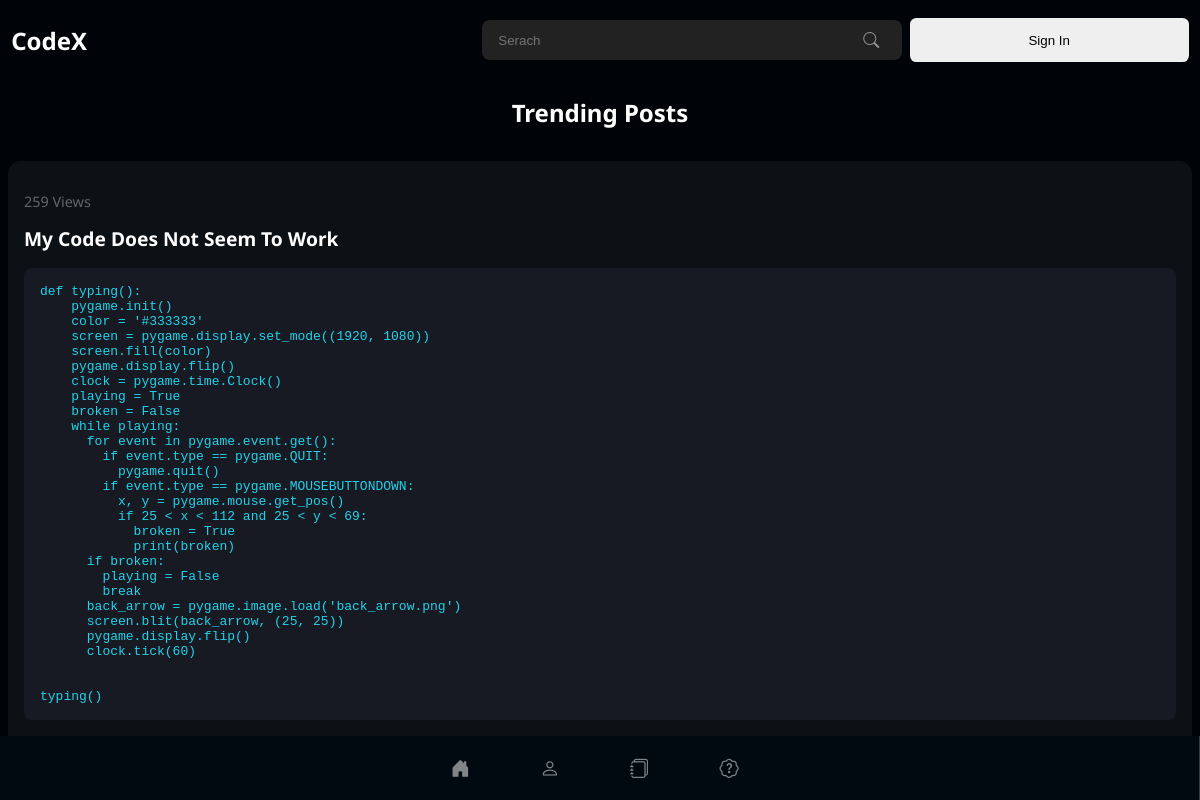
/articles, run on an earlier commit of the app's database.
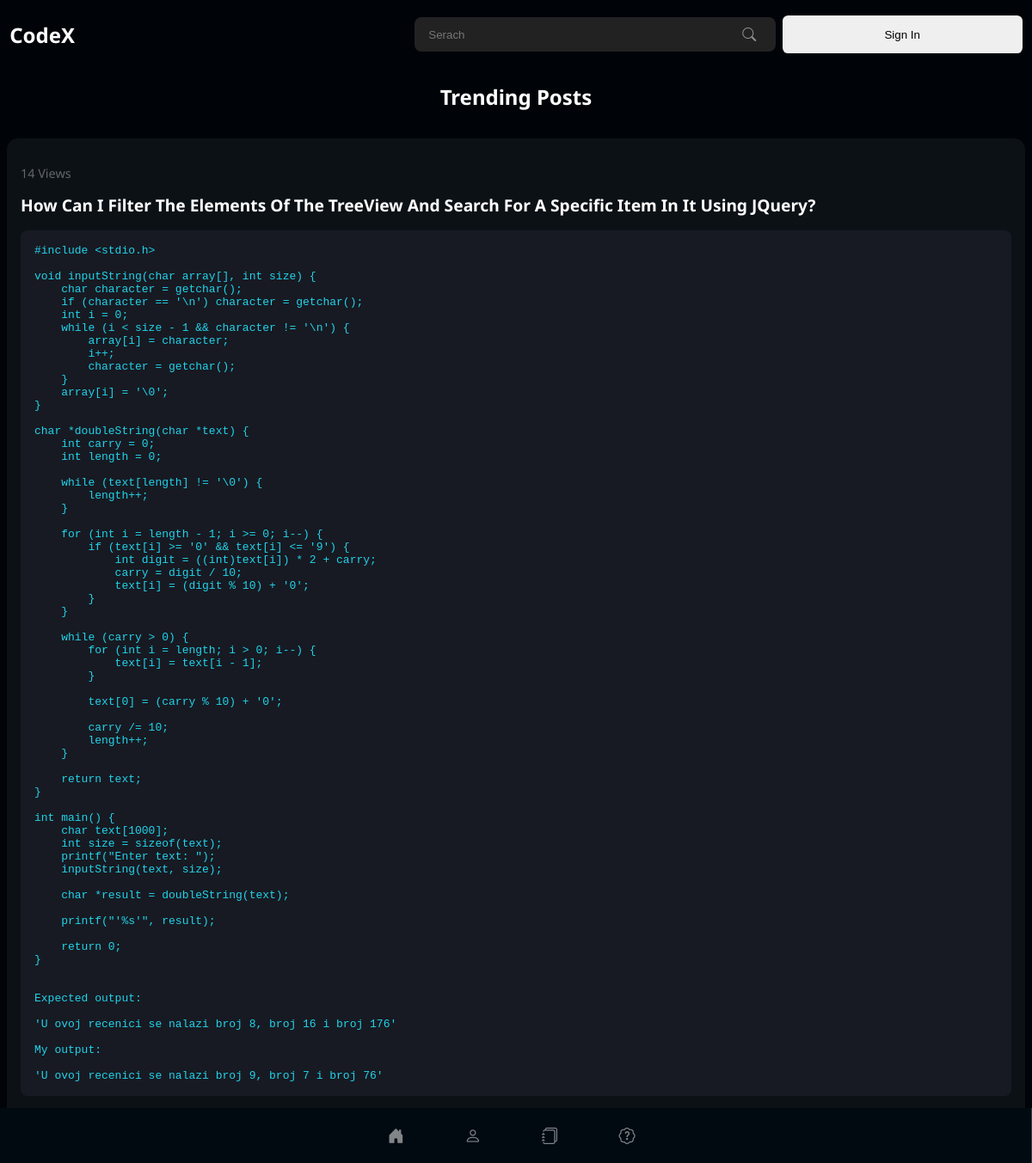
And on a later commit of the database.
### app.py (models this page shows, shortened)
class Articles(db.Model):
    article_id = db.Column(db.Integer, primary_key=True)
    title = db.Column(db.String(200), nullable=False)
    description = db.Column(db.Text, nullable=False)
    code_snippet = db.Column(db.Text, nullable=True)
    post_by = db.Column(db.String(200), nullable=False)
    date_time = db.Column(db.DateTime, default=datetime.utcnow)
    likes = db.Column(db.Integer, default=0)
    genre = db.Column(db.String(200), nullable=True)
    tags = db.Column(db.String(200), nullable=True)
    views = db.Column(db.Integer, default=0)
    updated_at = db.Column(db.DateTime, onupdate=datetime.utcnow)
    status = db.Column(db.String(200), nullable=False, default='draft')

### app.py (the view)
@app.route("/articles", methods=['GET', 'POST'])
def articles():
    AllArticles = Articles.query.all()
    return render_template("articles.html", allArticles=AllArticles)

### templates/articles.html (shortened to what this page needs)
{% extends 'base.html' %}
{% block title %} Articles {% endblock title %} {% block bodyblock %}
<div class="wrapper">
    {% include 'sidebar.html' %}
<div class="articles-div-main">
    <h2 style="color: #fff; ">Trending Posts</h2>
    {% for article in allArticles %}
  <div class="article-card" style="width: 100%;">
    <a style="text-decoration: none;" href="/article/{{article.article_id}}">
      <div class="top-bar">
        <span class="views">{{ article.views }} Views</span>
        <div class="buttons">
        </div></div
    >
    <h2 class="title">{{ article.title }}</h2>
    <pre class="code-snippet">{{ article.code_snippet }}</pre>
    <p class="posted-by">
    </p>
    <p class="status"><strong>Status:</strong> {{ article.status }}</p>
  </div></a>
  {% endfor %}
</div></div>
{% endblock bodyblock %}

What changed in the data, as far as the page shows it:
changed Articles: views "259" → "14"; title "My Code Does Not Seem To Work" → "How Can I Filter The Elements Of The TreeView And Search For A Specific Item In It Using JQuery?"; code_snippet "def typing(): pygame.init() color = '#333333' screen = pygame.display.set_mode((1920, 1080)) screen.fill(color) pygame.display.flip() clock = pygame.time.Clock() playing = True broken = False while playing: for event in pygame.event.get(): if event.type == pygame.QUIT: pygame.quit() if event.type == pygame.MOUSEBUTTONDOWN: x, y = pygame.mouse.get_pos() if 25 < x < 112 and 25 < y < 69: broken = True print(broken) if broken: playing = False break back_arrow = pygame.image.load('back_arrow.png') screen.blit(back_arrow, (25, 25)) pygame.display.flip() clock.tick(60) typing()" → "#include <stdio.h> void inputString(char array[], int size) { char character = getchar(); if (character == '\\n') character = getchar(); int i = 0; while (i < size - 1 && character != '\\n') { array[i] = character; i++; character = getchar(); } array[i] = '\\0'; } char *doubleString(char *text) { int carry = 0; int length = 0; while (text[length] != '\\0') { length++; } for (int i = length - 1; i >= 0; i--) { if (text[i] >= '0' && text[i] <= '9') { int digit = ((int)text[i]) * 2 + carry; carry = digit / 10; text[i] = (digit % 10) + '0'; } } while (carry > 0) { for (int i = length; i > 0; i--) { text[i] = text[i - 1]; } text[0] = (carry % 10) + '0'; carry /= 10; length++; } return text; } int…"
